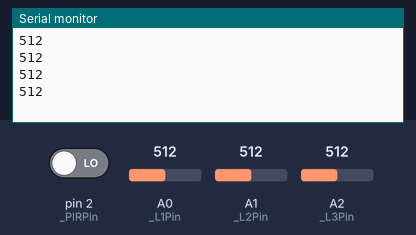
This sketch was run on a simulated Arduino Uno, built with avr-gcc and run on an emulated ATmega328P. Parts: the last lines printed to the serial monitor. The test bench sets the inputs (shaded band); at power-on: A0 (_L1Pin) = 512, A1 (_L2Pin) = 512, A2 (_L3Pin) = 512, pin 2 (_PIRPin) LOW.

Above: at 1.2 s.
1.3 s: A0 (_L1Pin) set to 716
At 1.71 s:
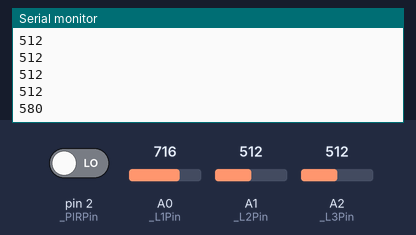
2.8 s: A1 (_L2Pin) set to 716
At 2.91 s:
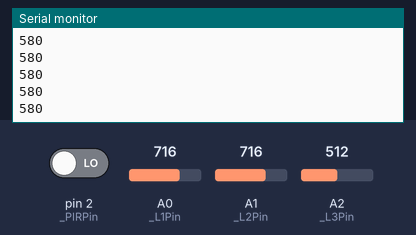
4.3 s: A2 (_L3Pin) set to 716
At 4.41 s:
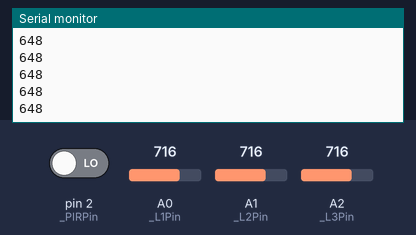
5.8 s: pin 2 (_PIRPin) driven HIGH
At 6.22 s:
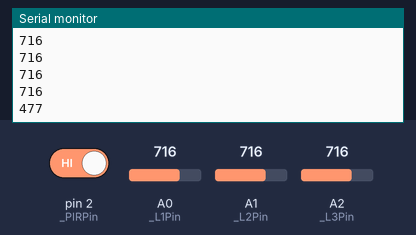
7.3 s: A0 (_L1Pin) set to 900
At 7.42 s:
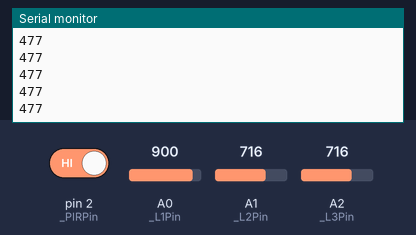
8.8 s: A1 (_L2Pin) set to 900
At 8.92 s:
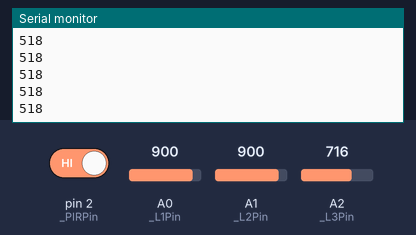
Timing chart, 0 to 11.3 s (numbered marks = the images above; inputs shaded):
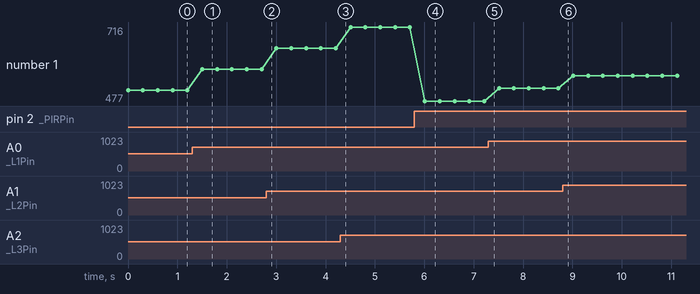

The sketch:

Varanda-Alpha.ino
```cpp
/*
 *  ESCOPO DO PROJETO - Versionamento no final do arquivo
 *
 *  Autor: Guilherme Martins Panayotou
 *  Sistema de automação da varanda urbana - projeto FACENS - outubro de 2016
 *
 *  Declaração das constantes e váriaveis seguem o seguinte padrão:
 *
 *   _componentePin = pino de entrada ou saída, valor constante (não altera o valor) - Usar " _ " no início e " Pin " no final
 *   _variavelControle = variaveis de valores fixos que não têm pinos - valor constante (não altera o valor) - Usar " _ " no início
 *   variavelNome = variável com valores que serão alterados, utilizados em qualquer lugar no projeto
 *
 *   lerSensor() = chamada de função de leitura de qualquer sensor - Usar " ler " em minusculo e depois o nome do sensor a ser lido,
 *   primeira letra do nome do sensor em maiusculo
 *
 *   escreverSensor() = chamada de função de escrita de qualquer sensor - Usar " escrever " em minusculo e depois o nome do sensor a ser escrito,
 *   primeira letra do nome do sensor em maiusculo
 */

// Sensores LDR
byte _L1Pin = 0; // Define o LDR1
byte _L2Pin = 1; // Define o LDR2
byte _L3Pin = 2; // Define o LDR3
int luminosidade = 0; // Váriavel que recebe o valor da luminosidade, o valor é dado pela média entre os 3 LDRs
float _proporcaoLuz = 1.5; // Constante que será utilizada para multiplicar a luz de entrada caso exista mais luz

// Sensor de movimento PIR
byte _PIRPin = 2; //Pino ligado ao sensor PIR
byte movimento = 0; //Variavel para guardar valor do sensor

/*
 *  Função utilizada para declarar portas e valores, é utilizada apenas uma vez no inicio da execução
 */
void setup() {
  Serial.begin(9600); // Inicia a comunicação serial
  pinMode(_PIRPin, INPUT); //Define pino sensor de movimento como entrada
}

/*
 * Função que se repete o tempo todo e é realizada infinitas vezes indefinidamente, todo o código vai aqui
 */
void loop() {
    luminosidade = lerLDR(); // Lê o sensor de luminosidade
    movimento = lerPIR(); // Lê o sensor de movimento

    // Caso exista movimento, a luminosidade de entrada seria como se fosse maior do que realmente é
    if(movimento == HIGH){
       luminosidade = (luminosidade / _proporcaoLuz);  // divide a luminosidade de entrada por um valor fixo (declarado no escopo)
    }

    Serial.println(luminosidade);
    delay(300);
}

/*
 *  Função utilizada para fazer a leitura de todos os LDRs e retornar um valor já tratado, ou seja, a média entre todos eles
 *  Quanto menor o valor, significa que tem mais luz no ambiente, valores variam de uns 100 até uns 1020
 */
 int lerLDR(){
    return ((analogRead(_L1Pin) + analogRead(_L2Pin) + analogRead(_L3Pin)) / 3);
 }


 /*
  *  Função utilizada para fazer a leitura do sensor de movimento
  *  Retorna 1 caso haja movimento e caso contrário, retorna 0
  */
 byte lerPIR(){
    return digitalRead(_PIRPin);
 }


 /*
  *   VERSIONAMENTO
  *
  *  Colocar a versão e o que foi moificado com data e hora para controle interno
  *
  * Versão Alpha 0: 11/10/2016 - 01:30
  *   Iniciado projeto e fazendo a leitura dos sensores PIR e LDRs
  */
```

Measured:
- after the input at 1.3 s, the serial monitor: prints a new line after 0.20 s (image 1)
- after the input at 5.8 s, the serial monitor: prints a new line after 0.21 s (image 4)
- plotted number 1: 512 → 580 after the input at 1.3 s, 580 → 648 after the input at 2.8 s, 648 → 716 after the input at 4.3 s, 716 → 477 after the input at 5.8 s, 477 → 518 after the input at 7.3 s
